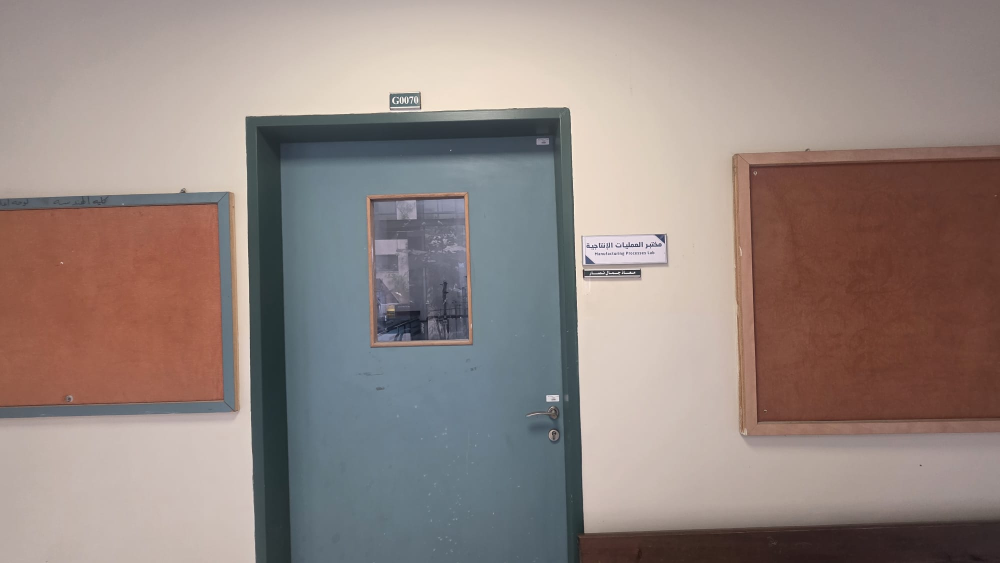
#> input picture HOB_Robot_Vision/images/G0070.jpg, 2000 x 1126 px (shown at 1/2 size)
$ python live_ocr.py --image images/G0070.jpg   (older library calls are emulated)
#> lines starting #> are read from the running program, lines starting #| are printed output that depends on the picture; after the words box and inside, x2 and y2 are one past the last pixel; in counts of white or black regions, pixels touching at a corner belong together
#> in image_test, picture is the input picture: shape (1126, 2000, 3); mean B, G, R 128.8, 133.7, 147.8
#| Image: 2000 x 1126
r"""HOB Robot Vision — faster 3-meter USB-camera OCR on Windows.

Requirements: opencv-python, numpy, pytesseract; Tesseract executable installed.
Example: .\.venv\Scripts\python.exe hob_vision_3m_windows.py --camera 1
Image regression: .\.venv\Scripts\python.exe hob_vision_3m_windows.py --image images\G0070.jpg
Keys in live view: Q/Esc quit, P save current full-resolution frame, S toggle stabilizer.
"""

import argparse
import re
import time
from collections import deque
from concurrent.futures import ThreadPoolExecutor
from datetime import datetime
from pathlib import Path

import cv2
import numpy as np
import pytesseract

ROOT = Path(__file__).resolve().parent
OUTPUT = ROOT / "output" / "test_3m"
OUTPUT.mkdir(parents=True, exist_ok=True)
TESSERACT_WINDOWS = Path(r"C:\Program Files\Tesseract-OCR\tesseract.exe")
if TESSERACT_WINDOWS.exists():
    pytesseract.pytesseract.tesseract_cmd = str(TESSERACT_WINDOWS)

ROOM_PATTERN = re.compile(r"(?:B[12]|G0|[1-4])[0-9]{3}")


def room_parts(code):
    floor = code[:-3]
    return ("G" if floor == "G0" else floor), code[-3:]


# [8 lines left out: function sharpness, not called in this run]


def read_room(crop):
    if crop.size == 0:
        return None
    gray = cv2.cvtColor(crop, cv2.COLOR_BGR2GRAY)
    zoom = min(9, max(2, round(500 / max(gray.shape[1], 1))))
    up = cv2.resize(gray, None, fx=zoom, fy=zoom, interpolation=cv2.INTER_CUBIC)
    contrast = cv2.createCLAHE(clipLimit=2.0, tileGridSize=(8, 8)).apply(up)
    blur = cv2.GaussianBlur(contrast, (0, 0), 1.0)
    sharp = cv2.addWeighted(contrast, 1.5, blur, -0.5, 0)
    bw = cv2.threshold(sharp, 0, 255, cv2.THRESH_BINARY + cv2.THRESH_OTSU)[1]
    # Upscaled gray image often preserves small letters best.
    # Other passes are attempted only if the first reading fails.
    variants = (up, contrast, sharp, bw)
    readings = []
    for variant in variants:
        text = pytesseract.image_to_string(
            variant, lang="eng",
            config="--oem 3 --psm 7 -c tessedit_char_whitelist=BG0123456789",
        )
        text = re.sub(r"[^A-Z0-9]", "", text.upper())
        readings.append(text)
        if ROOM_PATTERN.fullmatch(text):
            return text

    # Try one extra contrast polarity only if the fast passes failed.
    inverted = cv2.bitwise_not(bw)
    extra = pytesseract.image_to_string(
        inverted, lang="eng",
        config="--oem 3 --psm 7 -c tessedit_char_whitelist=BG0123456789",
    )
    extra = re.sub(r"[^A-Z0-9]", "", extra.upper())
    readings.append(extra)
    if ROOM_PATTERN.fullmatch(extra):
        return extra

    # Only combine complementary readings from the same cropped plaque.
    for prefix in ("B", "G"):
        if prefix in readings:
            for digits in readings:
                if digits.isascii() and digits.isdigit():
                    candidate = prefix + digits
                    if ROOM_PATTERN.fullmatch(candidate):
                        return candidate
    return None


def detect_room(image, max_candidates=5):
#> called with max_candidates = 5
    h, w = image.shape[:2]
#> h = 1126; w = 2000
    gray = cv2.cvtColor(image, cv2.COLOR_BGR2GRAY)
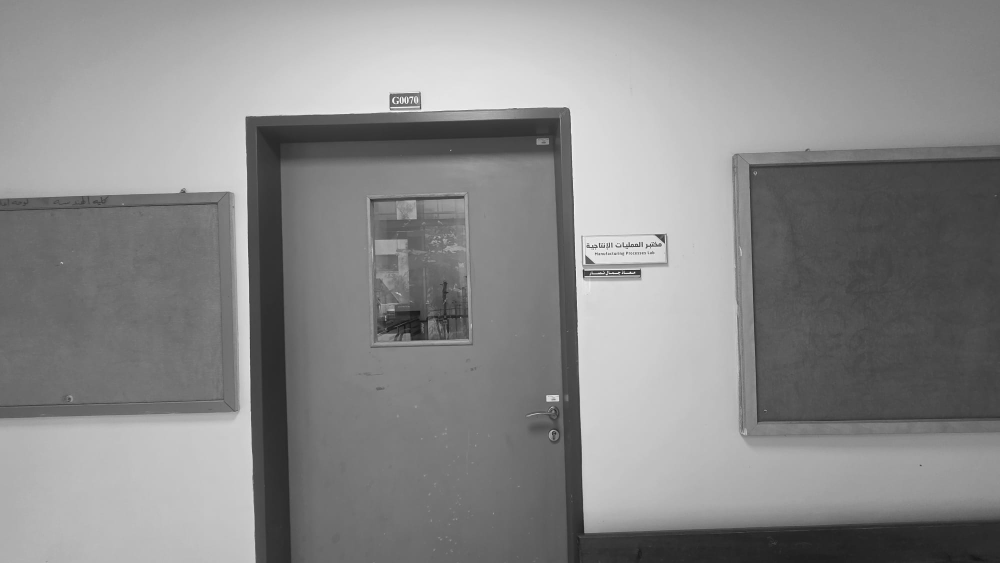
#> gray: shape (1126, 2000) (shown at 1/2 size); min 14, max 255, mean 137.4
    mask = cv2.threshold(gray, 110, 255, cv2.THRESH_BINARY_INV)[1]
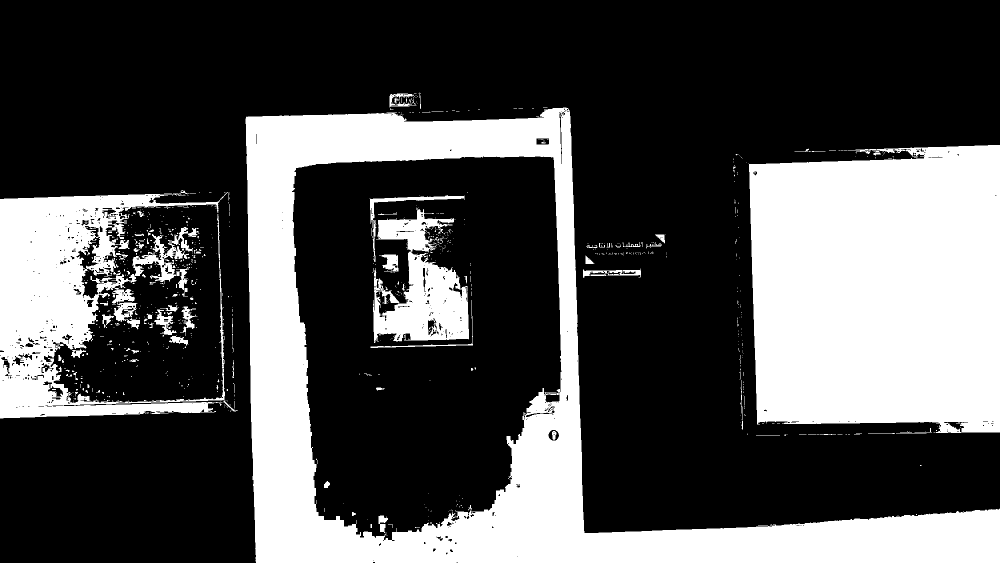
#> mask: shape (1126, 2000) (shown at 1/2 size); 31.3% white; 887 white regions (785 under 20 px), largest, box (x1, y1, x2, y2) and area: (491, 215, 2000, 1126) 304071, (1498, 290, 2000, 866) 265979, (0, 384, 476, 837) 88695
    mask = cv2.morphologyEx(
        mask, cv2.MORPH_CLOSE,
        cv2.getStructuringElement(cv2.MORPH_RECT, (5, 3)),
    )
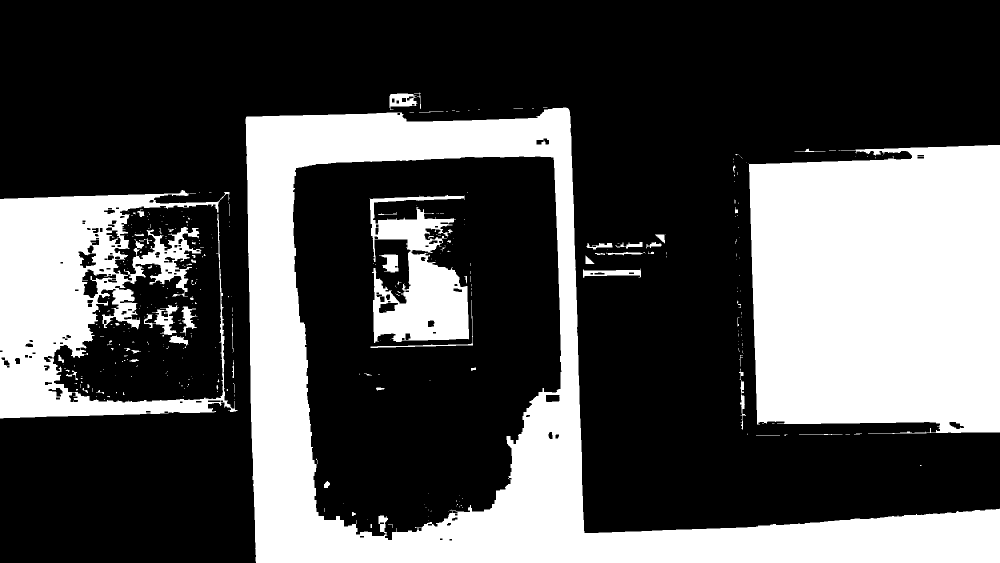
#> mask: shape (1126, 2000) (shown at 1/2 size); 32% white; 366 white regions (293 under 20 px)
    contours, _ = cv2.findContours(mask, cv2.RETR_EXTERNAL, cv2.CHAIN_APPROX_SIMPLE)
#> contours = 286 contours, 254 with area under 20; largest, box (x1, y1, x2, y2) and area: (491, 215, 2000, 1126) 649615, (1498, 290, 2000, 868) 265891, (0, 380, 476, 837) 105699, (288, 610, 358, 670) 1418, (779, 187, 835, 220) 1206
    boxes = []
    for contour in contours:
        x, y, bw, bh = cv2.boundingRect(contour)
        ratio = bw / max(bh, 1)
        area = bw * bh / max(w * h, 1)
        if bw >= 25 and bh >= 9 and 1.6 < ratio < 10 and 0.0001 < area < 0.12:
            boxes.append((x, y, bw, bh))
#> this loop made 286 passes
#> (contour, x, y, bw, bh, ratio, area) on passes 1, 2, 4: ([[1840, 930], [1840, 931], [1842, 931], [1842, 930]], 1840, 930, 3, 2, 1.5, 2.66e-06), ([[1512, 870], [1559, 870]], 1512, 870, 48, 1, 48, 2.13e-05), ([[1691, 868], [1699, 868]], 1691, 868, 9, 1, 9, 4e-06)
#> after the loop, boxes = [(1166, 537, 116, 19), (1173, 486, 52, 13), (1292, 484, 31, 13), (1231, 484, 54, 13), (779, 187, 56, 33)]
    boxes.sort(key=lambda b: (b[1], -(b[2] * b[3])))
    for x, y, bw, bh in boxes[:max_candidates]:
        pad = max(3, round(bh * 0.08))
        x0, y0 = max(0, x - pad), max(0, y - pad)
        x1, y1 = min(w, x + bw + pad), min(h, y + bh + pad)
        crop = image[y0:y1, x0:x1]
        code = read_room(crop)
        if code:
            return code, (x0, y0, x1, y1), sharpness(crop)
#> this loop made 1 pass
#> (x, y, bh, pad, x0, y0, x1) on pass 1: (779, 187, 33, 3, 776, 184, 838)
#> pass 1, in detect_room, `crop = image[y0:y1, x0:x1]`:
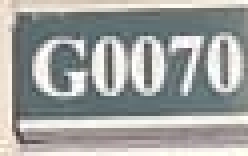
#> crop: shape (39, 62, 3) (shown 4 times larger); mean B, G, R 159.8, 162, 160
#> pass 1, in read_room, `up = cv2.resize(gray, None, fx=zoom, fy=zoom, interpolation=cv2.INTER_..`:
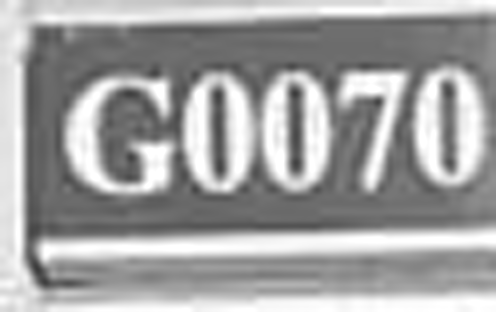
#> up: shape (312, 496); min 58, max 255, mean 161
#> pass 1, in read_room, `contrast = cv2.createCLAHE(clipLimit=2.0, tileGridSize=(8, 8)).apply(up)`:
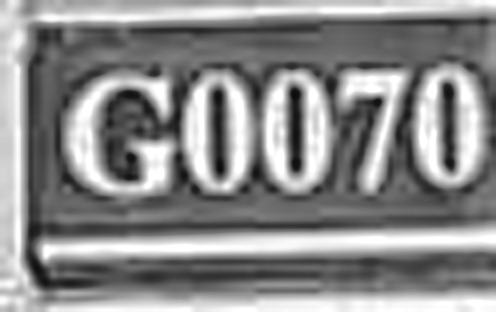
#> contrast: shape (312, 496); min 11, max 255, mean 138.3
    return None


class LightStabilizer:
    """Smooth small camera translations; cannot recover true motion blur."""

    def __init__(self):
        self.reset()

    # [34 lines left out: functions reset, apply, not called in this run]


def image_test(path):
    picture = cv2.imread(str(path))
    if picture is None:
        raise SystemExit(f"Could not open image: {path}")
    print(f"Image: {picture.shape[1]} x {picture.shape[0]}")
    result = detect_room(picture)
    if result:
        code, box, sharp = result
        floor, number = room_parts(code)
        print(f"ROOM: {code} | FLOOR: {floor} | NUMBER: {number} | plaque sharpness: {sharp:.1f}")
        x0, y0, x1, y1 = box
        cv2.rectangle(picture, (x0, y0), (x1, y1), (0, 255, 0), 2)
    else:
        print("No confirmed room code in this image")
    out = OUTPUT / "image_test_result.jpg"
    cv2.imwrite(str(out), picture)
    print(f"Saved: {out}")


# [118 lines left out: function run_camera, not called in this run]


def main():
    parser = argparse.ArgumentParser(description="HOB Robot Windows USB camera 3-meter OCR test")
    parser.add_argument("--camera", type=int, default=1)
    parser.add_argument("--width", type=int, default=1920)
    parser.add_argument("--height", type=int, default=1080)
    parser.add_argument("--fps", type=int, default=30)
    parser.add_argument("--scan-interval", type=float, default=0.2,
                        help="Minimum gap between OCR jobs in seconds; no job backlog")
    parser.add_argument("--max-candidates", type=int, default=5,
                        help="Maximum candidate plaques examined per OCR job")
    parser.add_argument("--image", type=Path, help="Test a saved photo instead of live camera")
    args = parser.parse_args()
    if args.image:
        image_test(args.image)
#> (the call stopped at in read_room, `text = pytesseract.image_to_string( variant, lang="eng", config="--oem..`: pytesseract is not available in this run)
    else:
        run_camera(args.camera, args.width, args.height, args.fps,
                   max(0.0, args.scan_interval), max(1, args.max_candidates))


if __name__ == "__main__":
    main()

$ run again, on HOB_Robot_Vision/images/WhatsApp Image 2026-10-20 at 12.17.51 PM.jpeg
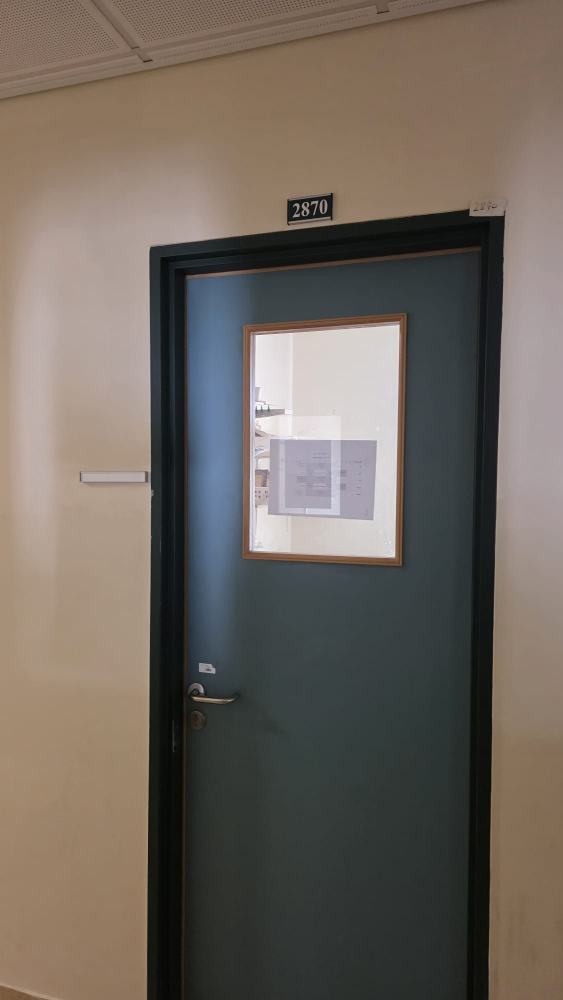
#> input picture HOB_Robot_Vision/images/WhatsApp Image 2026-10-20 at 12.17.51 PM.jpeg, 1126 x 2000 px (shown at 1/2 size)
#> in image_test, picture is the input picture: shape (2000, 1126, 3); mean B, G, R 94.3, 102.6, 111.3
#| Image: 1126 x 2000
#> in detect_room, `mask = cv2.morphologyEx( mask, cv2.MORPH_CLOSE, cv2.getStructuringElem..`:
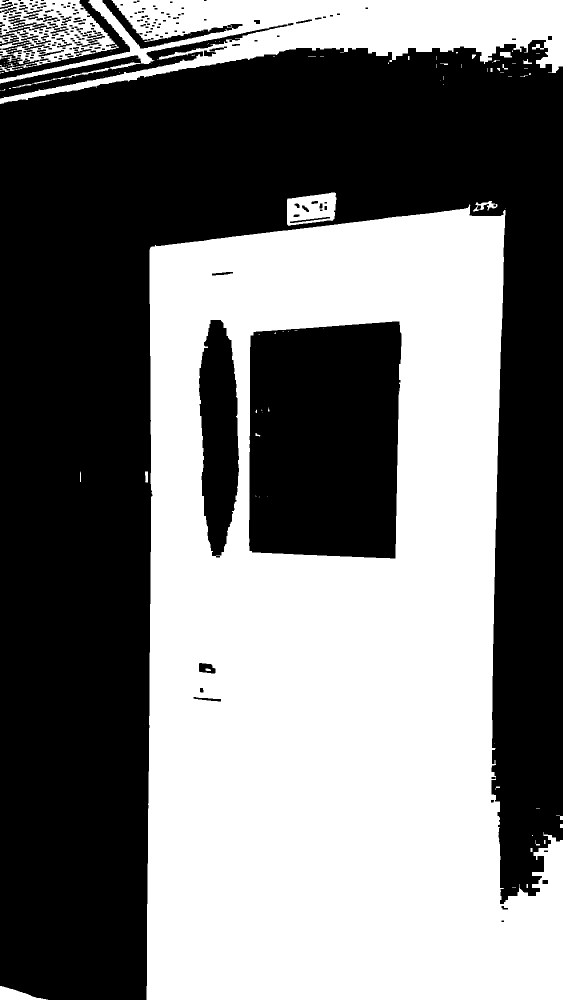
#> mask: shape (2000, 1126) (shown at 1/2 size); 47.3% white; 98 white regions (71 under 20 px)
#> contours = 82 contours, 67 with area under 20; largest, box (x1, y1, x2, y2) and area: (293, 408, 1126, 2000) 1106888, (0, 0, 1126, 208) 96214, (0, 0, 238, 144) 22496, (574, 385, 673, 452) 5111, (0, 1972, 96, 2000) 1228
#> the loop in detect_room, `for contour in contours:` made 82 passes
#> (contour, x, y, bw, bh, ratio, area) on passes 2 to 5: ([[1024, 1775], [1031, 1775]], 1024, 1775, 8, 1, 8, 3.55e-06), ([[1053, 1768], [1053, 1775], [1055, 1775], [1055, 1768]], 1053, 1768, 3, 8, 0.375, 1.07e-05), ([[1061, 1696], [1061, 1703], [1064, 1703], [1064, 1696]], 1061, 1696, 4, 8, 0.5, 1.42e-05), ([[1088, 1680], [1088, 1687], [1090, 1687], [1090, 1680]], 1088, 1680, 3, 8, 0.375, 1.07e-05)
#> after the loop in detect_room, `for contour in contours:`: boxes = [(0, 1972, 96, 28), (946, 402, 49, 21), (0, 0, 1126, 208), (0, 0, 238, 144)]
#> the loop in detect_room, `for x, y, bw, bh in boxes[:max_candidates]:` made 1 pass
#> (x, y, bh, pad, x0, y0, x1) on pass 1: (0, 0, 208, 17, 0, 0, 1126)
#> pass 1, in read_room, `contrast = cv2.createCLAHE(clipLimit=2.0, tileGridSize=(8, 8)).apply(up)`:
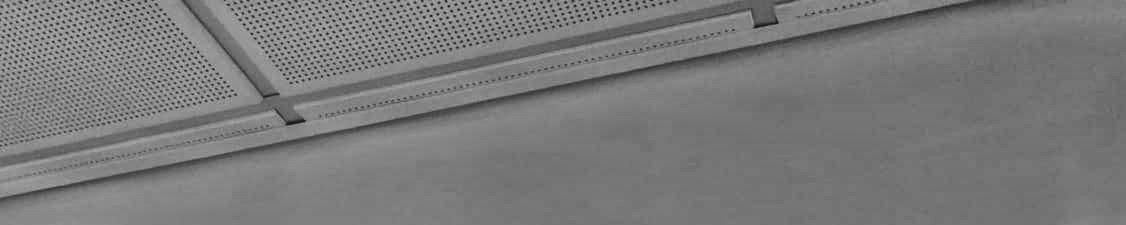
#> contrast: shape (450, 2252) (shown at 1/2 size); min 18, max 182, mean 122
